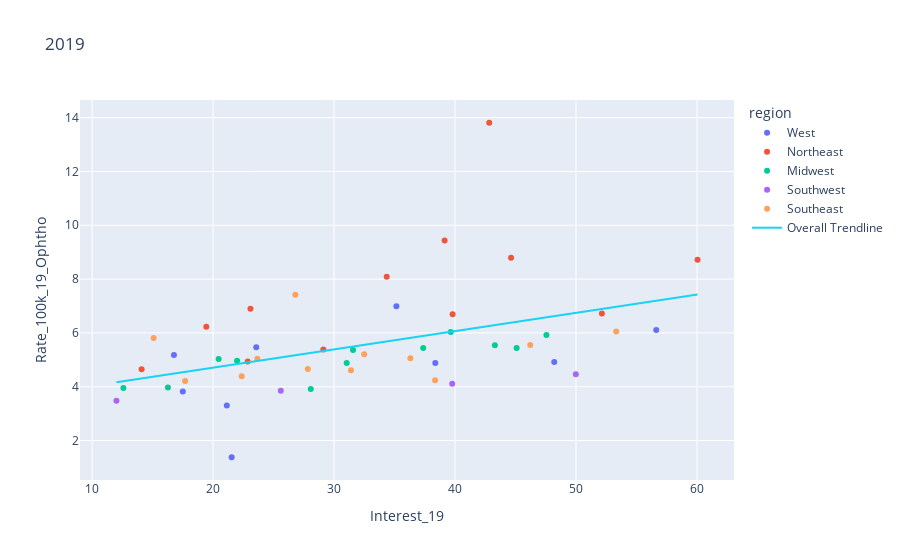
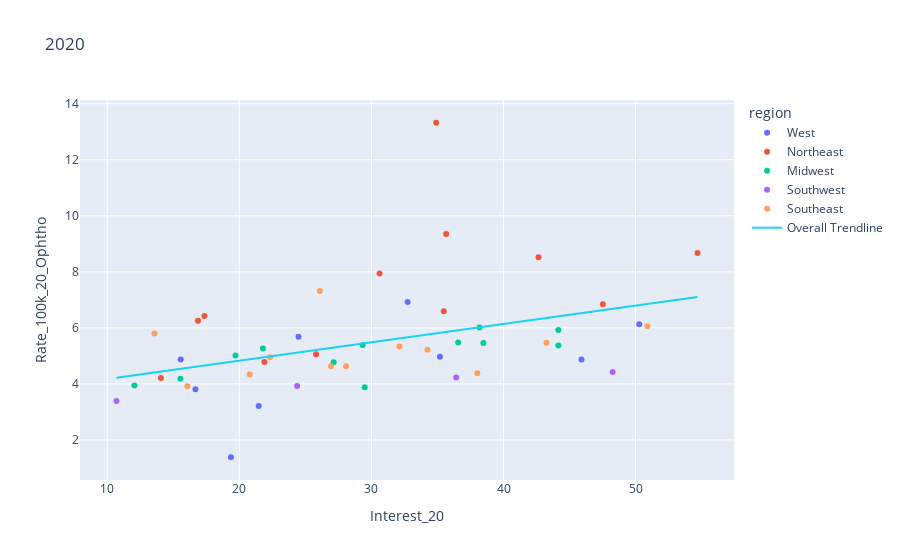
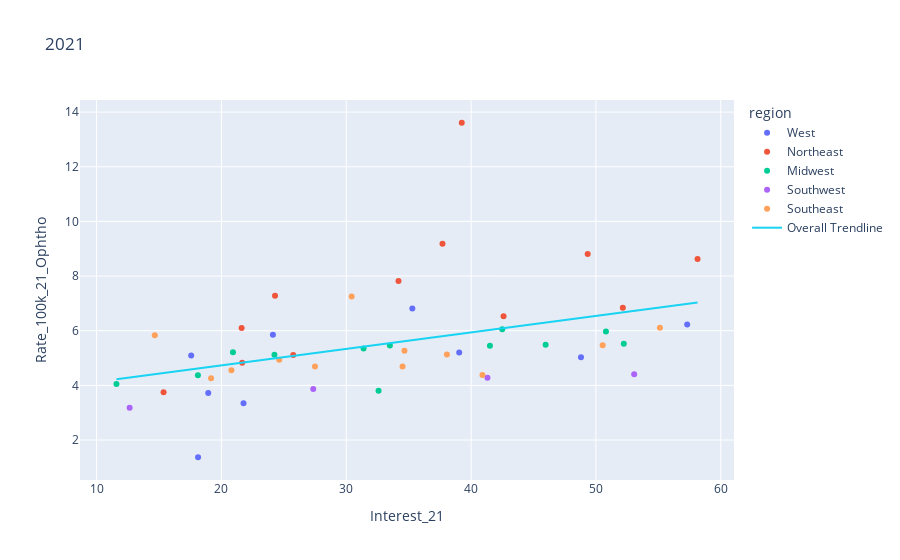
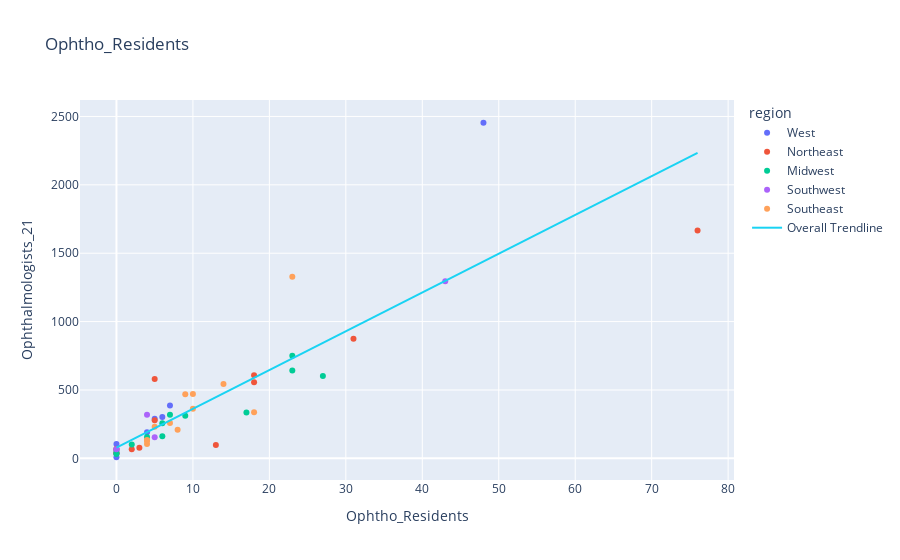

Source (notebook cell) for these figures, in order:
### Code cell
fig1 = px.scatter(states, title = "2019", x="Interest_19",y="Rate_100k_19_Ophtho", color="region", trendline="ols", trendline_scope="overall", hover_data=["NAME"])
fig1.show()
fig1.write_html('Figures/2019.html')
fig2 = px.scatter(states, title = "2020", x="Interest_20",y="Rate_100k_20_Ophtho", color="region", trendline="ols", trendline_scope="overall", hover_data=["NAME"])
fig2.show()
fig2.write_html('Figures/2020.html')
fig3 = px.scatter(states, title = "2021", x="Interest_21",y="Rate_100k_21_Ophtho", color="region", trendline="ols", trendline_scope="overall", hover_data=["NAME"])
fig3.show()
fig3.write_html('Figures/2021.html')
fig4 = px.scatter(states, title = "Ophtho_Residents", x="Ophtho_Residents",y="Ophthalmologists_21", color="region", trendline="ols", trendline_scope="overall", hover_data=["NAME"])
fig4.show()
fig4.write_html('Figures/Residents.html')

### Figure 1 — Plotly figure (JSON) as saved in the notebook; plotly's stock layout.template omitted (floating-point values rounded to 4 significant figures)
{"data": [{"customdata": [["Montana"], ["Idaho"], ["Nevada"], ["Wyoming"], ["Washington"], ["Colorado"], ["Oregon"], ["California"], ["Utah"]], "hovertemplate": "region=West<br>Interest_19=%{x}<br>Rate_100k_19_Ophtho=%{y}<br>NAME=%{customdata[0]}<extra></extra>", "legendgroup": "West", "marker": {"color": "#636efa", "symbol": "circle"}, "mode": "markers", "name": "West", "orientation": "v", "showlegend": true, "type": "scatter", "x": [16.77, 17.5, 21.14, 21.54, 48.2, 38.37, 35.15, 56.63, 23.57], "xaxis": "x", "y": [5.18, 3.82, 3.3, 1.38, 4.92, 4.88, 6.99, 6.11, 5.47], "yaxis": "y"}, {"customdata": [["Vermont"], ["Maine"], ["Delaware"], ["New Jersey"], ["Connecticut"], ["New Hampshire"], ["Pennsylvania"], ["Massachusetts"], ["Rhode Island"], ["Maryland"], ["New York"], ["District of Columbia"]], "hovertemplate": "region=Northeast<br>Interest_19=%{x}<br>Rate_100k_19_Ophtho=%{y}<br>NAME=%{customdata[0]}<extra></extra>", "legendgroup": "Northeast", "marker": {"color": "#EF553B", "symbol": "circle"}, "mode": "markers", "name": "Northeast", "orientation": "v", "showlegend": true, "type": "scatter", "x": [19.44, 29.12, 14.1, 39.8, 34.35, 22.86, 52.14, 44.63, 23.09, 39.14, 60.05, 42.83], "xaxis": "x", "y": [6.23, 5.38, 4.65, 6.69, 8.09, 4.94, 6.72, 8.79, 6.9, 9.43, 8.72, 13.81], "yaxis": "y"}, {"customdata": [["South Dakota"], ["North Dakota"], ["Indiana"], ["Nebraska"], ["Wisconsin"], ["Kansas"], ["Minnesota"], ["Illinois"], ["Iowa"], ["Ohio"], ["Michigan"], ["Missouri"]], "hovertemplate": "region=Midwest<br>Interest_19=%{x}<br>Rate_100k_19_Ophtho=%{y}<br>NAME=%{customdata[0]}<extra></extra>", "legendgroup": "Midwest", "marker": {"color": "#00cc96", "symbol": "circle"}, "mode": "markers", "name": "Midwest", "orientation": "v", "showlegend": true, "type": "scatter", "x": [16.27, 12.59, 28.08, 20.46, 37.37, 31.05, 45.09, 47.55, 21.98, 43.29, 39.65, 31.57], "xaxis": "x", "y": [3.97, 3.95, 3.92, 5.03, 5.44, 4.88, 5.44, 5.92, 4.97, 5.54, 6.03, 5.37], "yaxis": "y"}, {"customdata": [["New Mexico"], ["Arizona"], ["Oklahoma"], ["Texas"]], "hovertemplate": "region=Southwest<br>Interest_19=%{x}<br>Rate_100k_19_Ophtho=%{y}<br>NAME=%{customdata[0]}<extra></extra>", "legendgroup": "Southwest", "marker": {"color": "#ab63fa", "symbol": "circle"}, "mode": "markers", "name": "Southwest", "orientation": "v", "showlegend": true, "type": "scatter", "x": [12.02, 39.77, 25.6, 49.98], "xaxis": "x", "y": [3.48, 4.11, 3.85, 4.46], "yaxis": "y"}, {"customdata": [["Georgia"], ["Alabama"], ["Florida"], ["Virginia"], ["Arkansas"], ["North Carolina"], ["South Carolina"], ["Mississippi"], ["Tennessee"], ["Kentucky"], ["West Virginia"], ["Louisiana"]], "hovertemplate": "region=Southeast<br>Interest_19=%{x}<br>Rate_100k_19_Ophtho=%{y}<br>NAME=%{customdata[0]}<extra></extra>", "legendgroup": "Southeast", "marker": {"color": "#FFA15A", "symbol": "circle"}, "mode": "markers", "name": "Southeast", "orientation": "v", "showlegend": true, "type": "scatter", "x": [38.35, 27.83, 53.32, 46.22, 17.69, 36.31, 23.66, 22.37, 32.49, 31.4, 15.09, 26.8], "xaxis": "x", "y": [4.24, 4.66, 6.05, 5.55, 4.21, 5.06, 5.04, 4.39, 5.21, 4.61, 5.81, 7.42], "yaxis": "y"}, {"hovertemplate": "<b>OLS trendline</b><br>Rate_100k_19_Ophtho = 0.0679516 * Interest_19 + 3.34767<br>R<sup>2</sup>=0.200494<br><br>Interest_19=%{x}<br>Rate_100k_19_Ophtho=%{y} <b>(trend)</b><extra></extra>", "legendgroup": "Overall Trendline", "line": {"color": "#19d3f3"}, "mode": "lines", "name": "Overall Trendline", "showlegend": true, "type": "scatter", "x": [12.02, 12.59, 14.1, 15.09, 16.27, 16.77, 17.5, 17.69, 19.44, 20.46, 21.14, 21.54, 21.98, 22.37, 22.86, 23.09, 23.57, 23.66, 25.6, 26.8, 27.83, 28.08, 29.12, 31.05, 31.4, 31.57, 32.49, 34.35, 35.15, 36.31, 37.37, 38.35, 38.37, 39.14, 39.65, 39.77, 39.8, 42.83, 43.29, 44.63, 45.09, 46.22, 47.55, 48.2, 49.98, 52.14, 53.32, 56.63, 60.05], "xaxis": "x", "y": [4.164, 4.203, 4.306, 4.373, 4.453, 4.487, 4.537, 4.55, 4.669, 4.738, 4.784, 4.811, 4.842, 4.868, 4.901, 4.917, 4.949, 4.956, 5.087, 5.169, 5.239, 5.256, 5.326, 5.457, 5.481, 5.493, 5.556, 5.682, 5.736, 5.815, 5.887, 5.954, 5.955, 6.007, 6.042, 6.05, 6.052, 6.258, 6.289, 6.38, 6.412, 6.488, 6.579, 6.623, 6.744, 6.891, 6.971, 7.196, 7.428], "yaxis": "y"}], "layout": {"legend": {"title": {"text": "region"}, "tracegroupgap": 0}, "title": {"text": "2019"}, "xaxis": {"anchor": "y", "domain": [0, 1], "title": {"text": "Interest_19"}}, "yaxis": {"anchor": "x", "domain": [0, 1], "title": {"text": "Rate_100k_19_Ophtho"}}}}

### Figure 2 — Plotly figure (JSON) as saved in the notebook; plotly's stock layout.template omitted (floating-point values rounded to 4 significant figures)
{"data": [{"customdata": [["Montana"], ["Idaho"], ["Nevada"], ["Wyoming"], ["Washington"], ["Colorado"], ["Oregon"], ["California"], ["Utah"]], "hovertemplate": "region=West<br>Interest_20=%{x}<br>Rate_100k_20_Ophtho=%{y}<br>NAME=%{customdata[0]}<extra></extra>", "legendgroup": "West", "marker": {"color": "#636efa", "symbol": "circle"}, "mode": "markers", "name": "West", "orientation": "v", "showlegend": true, "type": "scatter", "x": [15.56, 16.67, 21.46, 19.36, 45.91, 35.18, 32.74, 50.28, 24.48], "xaxis": "x", "y": [4.87, 3.81, 3.21, 1.38, 4.87, 4.97, 6.92, 6.13, 5.68], "yaxis": "y"}, {"customdata": [["Vermont"], ["Maine"], ["Delaware"], ["New Jersey"], ["Connecticut"], ["New Hampshire"], ["Pennsylvania"], ["Massachusetts"], ["Rhode Island"], ["Maryland"], ["New York"], ["District of Columbia"]], "hovertemplate": "region=Northeast<br>Interest_20=%{x}<br>Rate_100k_20_Ophtho=%{y}<br>NAME=%{customdata[0]}<extra></extra>", "legendgroup": "Northeast", "marker": {"color": "#EF553B", "symbol": "circle"}, "mode": "markers", "name": "Northeast", "orientation": "v", "showlegend": true, "type": "scatter", "x": [16.87, 25.81, 14.06, 35.48, 30.62, 21.89, 47.52, 42.65, 17.35, 35.66, 54.69, 34.9], "xaxis": "x", "y": [6.25, 5.06, 4.21, 6.59, 7.94, 4.78, 6.84, 8.52, 6.42, 9.35, 8.67, 13.32], "yaxis": "y"}, {"customdata": [["South Dakota"], ["North Dakota"], ["Indiana"], ["Nebraska"], ["Wisconsin"], ["Kansas"], ["Minnesota"], ["Illinois"], ["Iowa"], ["Ohio"], ["Michigan"], ["Missouri"]], "hovertemplate": "region=Midwest<br>Interest_20=%{x}<br>Rate_100k_20_Ophtho=%{y}<br>NAME=%{customdata[0]}<extra></extra>", "legendgroup": "Midwest", "marker": {"color": "#00cc96", "symbol": "circle"}, "mode": "markers", "name": "Midwest", "orientation": "v", "showlegend": true, "type": "scatter", "x": [15.54, 12.05, 29.49, 19.71, 36.57, 27.14, 44.15, 44.15, 21.78, 38.48, 38.18, 29.34], "xaxis": "x", "y": [4.18, 3.94, 3.88, 5.01, 5.48, 4.77, 5.37, 5.92, 5.26, 5.46, 6.01, 5.39], "yaxis": "y"}, {"customdata": [["New Mexico"], ["Arizona"], ["Oklahoma"], ["Texas"]], "hovertemplate": "region=Southwest<br>Interest_20=%{x}<br>Rate_100k_20_Ophtho=%{y}<br>NAME=%{customdata[0]}<extra></extra>", "legendgroup": "Southwest", "marker": {"color": "#ab63fa", "symbol": "circle"}, "mode": "markers", "name": "Southwest", "orientation": "v", "showlegend": true, "type": "scatter", "x": [10.69, 36.42, 24.37, 48.26], "xaxis": "x", "y": [3.39, 4.23, 3.92, 4.42], "yaxis": "y"}, {"customdata": [["Georgia"], ["Alabama"], ["Florida"], ["Virginia"], ["Arkansas"], ["North Carolina"], ["South Carolina"], ["Mississippi"], ["Tennessee"], ["Kentucky"], ["West Virginia"], ["Louisiana"]], "hovertemplate": "region=Southeast<br>Interest_20=%{x}<br>Rate_100k_20_Ophtho=%{y}<br>NAME=%{customdata[0]}<extra></extra>", "legendgroup": "Southeast", "marker": {"color": "#FFA15A", "symbol": "circle"}, "mode": "markers", "name": "Southeast", "orientation": "v", "showlegend": true, "type": "scatter", "x": [38.02, 26.94, 50.89, 43.26, 16.06, 34.25, 22.32, 20.78, 32.12, 28.08, 13.57, 26.09], "xaxis": "x", "y": [4.38, 4.63, 6.06, 5.47, 3.91, 5.22, 4.95, 4.33, 5.33, 4.63, 5.8, 7.31], "yaxis": "y"}, {"hovertemplate": "<b>OLS trendline</b><br>Rate_100k_20_Ophtho = 0.0655624 * Interest_20 + 3.51438<br>R<sup>2</sup>=0.170493<br><br>Interest_20=%{x}<br>Rate_100k_20_Ophtho=%{y} <b>(trend)</b><extra></extra>", "legendgroup": "Overall Trendline", "line": {"color": "#19d3f3"}, "mode": "lines", "name": "Overall Trendline", "showlegend": true, "type": "scatter", "x": [10.69, 12.05, 13.57, 14.06, 15.54, 15.56, 16.06, 16.67, 16.87, 17.35, 19.36, 19.71, 20.78, 21.46, 21.78, 21.89, 22.32, 24.37, 24.48, 25.81, 26.09, 26.94, 27.14, 28.08, 29.34, 29.49, 30.62, 32.12, 32.74, 34.25, 34.9, 35.18, 35.48, 35.66, 36.42, 36.57, 38.02, 38.18, 38.48, 42.65, 43.26, 44.15, 44.15, 45.91, 47.52, 48.26, 50.28, 50.89, 54.69], "xaxis": "x", "y": [4.215, 4.304, 4.404, 4.436, 4.533, 4.534, 4.567, 4.608, 4.62, 4.652, 4.784, 4.806, 4.877, 4.921, 4.943, 4.95, 4.978, 5.112, 5.119, 5.206, 5.225, 5.281, 5.294, 5.355, 5.438, 5.448, 5.522, 5.62, 5.661, 5.76, 5.803, 5.821, 5.84, 5.852, 5.902, 5.912, 6.007, 6.018, 6.037, 6.31, 6.351, 6.409, 6.409, 6.524, 6.63, 6.679, 6.811, 6.851, 7.1], "yaxis": "y"}], "layout": {"legend": {"title": {"text": "region"}, "tracegroupgap": 0}, "title": {"text": "2020"}, "xaxis": {"anchor": "y", "domain": [0, 1], "title": {"text": "Interest_20"}}, "yaxis": {"anchor": "x", "domain": [0, 1], "title": {"text": "Rate_100k_20_Ophtho"}}}}

### Figure 3 — Plotly figure (JSON) as saved in the notebook; plotly's stock layout.template omitted (floating-point values rounded to 4 significant figures)
{"data": [{"customdata": [["Montana"], ["Idaho"], ["Nevada"], ["Wyoming"], ["Washington"], ["Colorado"], ["Oregon"], ["California"], ["Utah"]], "hovertemplate": "region=West<br>Interest_21=%{x}<br>Rate_100k_21_Ophtho=%{y}<br>NAME=%{customdata[0]}<extra></extra>", "legendgroup": "West", "marker": {"color": "#636efa", "symbol": "circle"}, "mode": "markers", "name": "West", "orientation": "v", "showlegend": true, "type": "scatter", "x": [17.58, 18.94, 21.77, 18.13, 48.8, 39.05, 35.29, 57.31, 24.12], "xaxis": "x", "y": [5.09, 3.72, 3.35, 1.37, 5.03, 5.2, 6.81, 6.23, 5.85], "yaxis": "y"}, {"customdata": [["Vermont"], ["Maine"], ["Delaware"], ["New Jersey"], ["Connecticut"], ["New Hampshire"], ["Pennsylvania"], ["Massachusetts"], ["Rhode Island"], ["Maryland"], ["New York"], ["District of Columbia"]], "hovertemplate": "region=Northeast<br>Interest_21=%{x}<br>Rate_100k_21_Ophtho=%{y}<br>NAME=%{customdata[0]}<extra></extra>", "legendgroup": "Northeast", "marker": {"color": "#EF553B", "symbol": "circle"}, "mode": "markers", "name": "Northeast", "orientation": "v", "showlegend": true, "type": "scatter", "x": [21.62, 25.75, 15.37, 42.6, 34.18, 21.66, 52.15, 49.34, 24.29, 37.71, 58.14, 39.25], "xaxis": "x", "y": [6.1, 5.11, 3.75, 6.53, 7.82, 4.83, 6.84, 8.81, 7.28, 9.18, 8.62, 13.61], "yaxis": "y"}, {"customdata": [["South Dakota"], ["North Dakota"], ["Indiana"], ["Nebraska"], ["Wisconsin"], ["Kansas"], ["Minnesota"], ["Illinois"], ["Iowa"], ["Ohio"], ["Michigan"], ["Missouri"]], "hovertemplate": "region=Midwest<br>Interest_21=%{x}<br>Rate_100k_21_Ophtho=%{y}<br>NAME=%{customdata[0]}<extra></extra>", "legendgroup": "Midwest", "marker": {"color": "#00cc96", "symbol": "circle"}, "mode": "markers", "name": "Midwest", "orientation": "v", "showlegend": true, "type": "scatter", "x": [18.12, 11.59, 32.58, 20.92, 41.51, 31.38, 52.23, 50.8, 24.25, 45.97, 42.49, 33.49], "xaxis": "x", "y": [4.37, 4.05, 3.8, 5.21, 5.45, 5.35, 5.52, 5.97, 5.12, 5.49, 6.05, 5.46], "yaxis": "y"}, {"customdata": [["New Mexico"], ["Arizona"], ["Oklahoma"], ["Texas"]], "hovertemplate": "region=Southwest<br>Interest_21=%{x}<br>Rate_100k_21_Ophtho=%{y}<br>NAME=%{customdata[0]}<extra></extra>", "legendgroup": "Southwest", "marker": {"color": "#ab63fa", "symbol": "circle"}, "mode": "markers", "name": "Southwest", "orientation": "v", "showlegend": true, "type": "scatter", "x": [12.65, 41.31, 27.35, 53.06], "xaxis": "x", "y": [3.18, 4.28, 3.87, 4.41], "yaxis": "y"}, {"customdata": [["Georgia"], ["Alabama"], ["Florida"], ["Virginia"], ["Arkansas"], ["North Carolina"], ["South Carolina"], ["Mississippi"], ["Tennessee"], ["Kentucky"], ["West Virginia"], ["Louisiana"]], "hovertemplate": "region=Southeast<br>Interest_21=%{x}<br>Rate_100k_21_Ophtho=%{y}<br>NAME=%{customdata[0]}<extra></extra>", "legendgroup": "Southeast", "marker": {"color": "#FFA15A", "symbol": "circle"}, "mode": "markers", "name": "Southeast", "orientation": "v", "showlegend": true, "type": "scatter", "x": [40.91, 27.49, 55.12, 50.54, 19.17, 38.06, 24.63, 20.8, 34.66, 34.51, 14.66, 30.43], "xaxis": "x", "y": [4.38, 4.69, 6.11, 5.47, 4.26, 5.13, 4.94, 4.55, 5.27, 4.69, 5.83, 7.25], "yaxis": "y"}, {"hovertemplate": "<b>OLS trendline</b><br>Rate_100k_21_Ophtho = 0.0602034 * Interest_21 + 3.52905<br>R<sup>2</sup>=0.178576<br><br>Interest_21=%{x}<br>Rate_100k_21_Ophtho=%{y} <b>(trend)</b><extra></extra>", "legendgroup": "Overall Trendline", "line": {"color": "#19d3f3"}, "mode": "lines", "name": "Overall Trendline", "showlegend": true, "type": "scatter", "x": [11.59, 12.65, 14.66, 15.37, 17.58, 18.12, 18.13, 18.94, 19.17, 20.8, 20.92, 21.62, 21.66, 21.77, 24.12, 24.25, 24.29, 24.63, 25.75, 27.35, 27.49, 30.43, 31.38, 32.58, 33.49, 34.18, 34.51, 34.66, 35.29, 37.71, 38.06, 39.05, 39.25, 40.91, 41.31, 41.51, 42.49, 42.6, 45.97, 48.8, 49.34, 50.54, 50.8, 52.15, 52.23, 53.06, 55.12, 57.31, 58.14], "xaxis": "x", "y": [4.227, 4.29, 4.412, 4.454, 4.587, 4.62, 4.62, 4.669, 4.683, 4.781, 4.789, 4.83, 4.833, 4.84, 4.981, 4.989, 4.992, 5.012, 5.079, 5.176, 5.184, 5.361, 5.419, 5.491, 5.545, 5.587, 5.607, 5.616, 5.654, 5.799, 5.82, 5.88, 5.892, 5.992, 6.016, 6.028, 6.087, 6.094, 6.297, 6.467, 6.499, 6.572, 6.587, 6.669, 6.674, 6.724, 6.848, 6.979, 7.029], "yaxis": "y"}], "layout": {"legend": {"title": {"text": "region"}, "tracegroupgap": 0}, "title": {"text": "2021"}, "xaxis": {"anchor": "y", "domain": [0, 1], "title": {"text": "Interest_21"}}, "yaxis": {"anchor": "x", "domain": [0, 1], "title": {"text": "Rate_100k_21_Ophtho"}}}}

### Figure 4 — Plotly figure (JSON) as saved in the notebook; plotly's stock layout.template omitted (floating-point values rounded to 4 significant figures)
{"data": [{"customdata": [["Montana"], ["Idaho"], ["Nevada"], ["Wyoming"], ["Washington"], ["Colorado"], ["Oregon"], ["California"], ["Utah"]], "hovertemplate": "region=West<br>Ophtho_Residents=%{x}<br>Ophthalmologists_21=%{y}<br>NAME=%{customdata[0]}<extra></extra>", "legendgroup": "West", "marker": {"color": "#636efa", "symbol": "circle"}, "mode": "markers", "name": "West", "orientation": "v", "showlegend": true, "type": "scatter", "x": [0, 0, 0, 0, 7, 6, 5, 48, 4], "xaxis": "x", "y": [55, 68, 105, 8, 387, 302, 289, 2454, 190], "yaxis": "y"}, {"customdata": [["Vermont"], ["Maine"], ["Delaware"], ["New Jersey"], ["Connecticut"], ["New Hampshire"], ["Pennsylvania"], ["Massachusetts"], ["Rhode Island"], ["Maryland"], ["New York"], ["District of Columbia"]], "hovertemplate": "region=Northeast<br>Ophtho_Residents=%{x}<br>Ophthalmologists_21=%{y}<br>NAME=%{customdata[0]}<extra></extra>", "legendgroup": "Northeast", "marker": {"color": "#EF553B", "symbol": "circle"}, "mode": "markers", "name": "Northeast", "orientation": "v", "showlegend": true, "type": "scatter", "x": [0, 0, 0, 5, 5, 2, 31, 18, 3, 18, 76, 13], "xaxis": "x", "y": [38, 69, 37, 580, 278, 66, 874, 607, 77, 556, 1666, 97], "yaxis": "y"}, {"customdata": [["South Dakota"], ["North Dakota"], ["Indiana"], ["Nebraska"], ["Wisconsin"], ["Kansas"], ["Minnesota"], ["Illinois"], ["Iowa"], ["Ohio"], ["Michigan"], ["Missouri"]], "hovertemplate": "region=Midwest<br>Ophtho_Residents=%{x}<br>Ophthalmologists_21=%{y}<br>NAME=%{customdata[0]}<extra></extra>", "legendgroup": "Midwest", "marker": {"color": "#00cc96", "symbol": "circle"}, "mode": "markers", "name": "Midwest", "orientation": "v", "showlegend": true, "type": "scatter", "x": [0, 0, 6, 2, 7, 4, 9, 23, 6, 23, 27, 17], "xaxis": "x", "y": [39, 31, 257, 101, 318, 156, 312, 751, 162, 642, 603, 336], "yaxis": "y"}, {"customdata": [["New Mexico"], ["Arizona"], ["Oklahoma"], ["Texas"]], "hovertemplate": "region=Southwest<br>Ophtho_Residents=%{x}<br>Ophthalmologists_21=%{y}<br>NAME=%{customdata[0]}<extra></extra>", "legendgroup": "Southwest", "marker": {"color": "#ab63fa", "symbol": "circle"}, "mode": "markers", "name": "Southwest", "orientation": "v", "showlegend": true, "type": "scatter", "x": [0, 4, 5, 43], "xaxis": "x", "y": [67, 318, 154, 1295], "yaxis": "y"}, {"customdata": [["Georgia"], ["Alabama"], ["Florida"], ["Virginia"], ["Arkansas"], ["North Carolina"], ["South Carolina"], ["Mississippi"], ["Tennessee"], ["Kentucky"], ["West Virginia"], ["Louisiana"]], "hovertemplate": "region=Southeast<br>Ophtho_Residents=%{x}<br>Ophthalmologists_21=%{y}<br>NAME=%{customdata[0]}<extra></extra>", "legendgroup": "Southeast", "marker": {"color": "#FFA15A", "symbol": "circle"}, "mode": "markers", "name": "Southeast", "orientation": "v", "showlegend": true, "type": "scatter", "x": [9, 5, 23, 10, 4, 14, 7, 4, 10, 8, 4, 18], "xaxis": "x", "y": [469, 231, 1328, 470, 129, 544, 258, 135, 363, 210, 104, 337], "yaxis": "y"}, {"hovertemplate": "<b>OLS trendline</b><br>Ophthalmologists_21 = 28.3588 * Ophtho_Residents + 77.7089<br>R<sup>2</sup>=0.777612<br><br>Ophtho_Residents=%{x}<br>Ophthalmologists_21=%{y} <b>(trend)</b><extra></extra>", "legendgroup": "Overall Trendline", "line": {"color": "#19d3f3"}, "mode": "lines", "name": "Overall Trendline", "showlegend": true, "type": "scatter", "x": [0, 0, 0, 0, 0, 0, 0, 0, 0, 0, 2, 2, 3, 4, 4, 4, 4, 4, 4, 5, 5, 5, 5, 5, 6, 6, 6, 7, 7, 7, 8, 9, 9, 10, 10, 13, 14, 17, 18, 18, 18, 23, 23, 23, 27, 31, 43, 48, 76], "xaxis": "x", "y": [77.71, 77.71, 77.71, 77.71, 77.71, 77.71, 77.71, 77.71, 77.71, 77.71, 134.4, 134.4, 162.8, 191.1, 191.1, 191.1, 191.1, 191.1, 191.1, 219.5, 219.5, 219.5, 219.5, 219.5, 247.9, 247.9, 247.9, 276.2, 276.2, 276.2, 304.6, 332.9, 332.9, 361.3, 361.3, 446.4, 474.7, 559.8, 588.2, 588.2, 588.2, 730.0, 730.0, 730.0, 843.4, 956.8, 1297.0, 1439.0, 2233.0], "yaxis": "y"}], "layout": {"legend": {"title": {"text": "region"}, "tracegroupgap": 0}, "title": {"text": "Ophtho_Residents"}, "xaxis": {"anchor": "y", "domain": [0, 1], "title": {"text": "Ophtho_Residents"}}, "yaxis": {"anchor": "x", "domain": [0, 1], "title": {"text": "Ophthalmologists_21"}}}}
